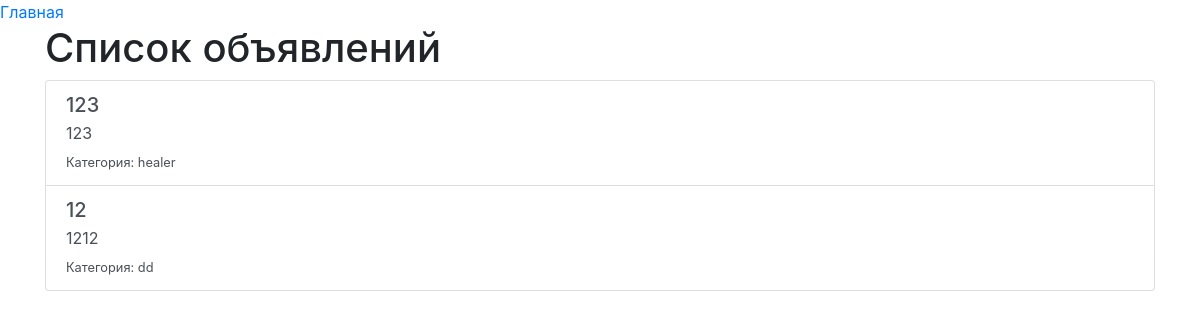
The app's page /app/, older data.
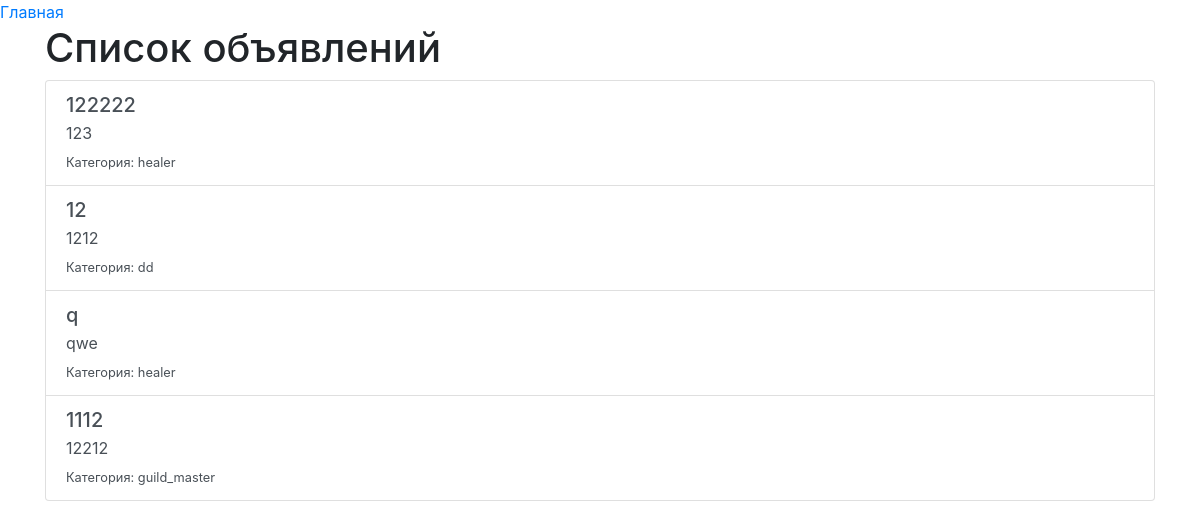
The same page, newer data.
### app/models.py (models this page shows, shortened)
class Announcement(models.Model):
    title = models.CharField(max_length=200)
    content = models.TextField()
    category = models.ForeignKey(Category, on_delete=models.CASCADE, related_name='announcements')
    author = models.ForeignKey(User, on_delete=models.CASCADE, related_name='announcements')
    image = models.ImageField(upload_to='images/', blank=True, null=True)
    video_url = models.URLField(blank=True, null=True)
    created_at = models.DateTimeField(auto_now_add=True)
    updated_at = models.DateTimeField(auto_now=True)

class Category(models.Model):
    name = models.CharField(max_length=200)
    subscribers = models.ManyToManyField(User, related_name='subscribed_categories')

### app/views.py (the view)
# urls.py: path('', AnnouncementListView.as_view(), name='announcement-list'),
class AnnouncementListView(ListView):
    model = Announcement
    template_name = 'announcements/list.html'
    context_object_name = 'announcements'

### app/templates/announcements/list.html (shortened to what this page needs)
<!DOCTYPE html>
<html lang="en">
<head>
    <a href="{% url 'home' %}" class="button">Главная</a>
    <link rel="stylesheet" href="https://stackpath.bootstrapcdn.com/bootstrap/4.5.2/css/bootstrap.min.css">
</head>
<body>
    <div class="container">
        <h1>Список объявлений</h1>
        {% if announcements %}
            <div class="list-group">
                {% for announcement in announcements %}
                    <a href="{% url 'announcement-detail' announcement.pk %}" class="list-group-item list-group-item-action">
                        <h5 class="mb-1">{{ announcement.title }}</h5>
                        <p class="mb-1">{{ announcement.content|truncatewords:20 }}</p>
                        <small>Категория: {{ announcement.category.name }}</small>
                    </a>
                {% endfor %}
            </div>
        {% else %}
            <p>Нет объявлений.</p>
        {% endif %}
    </div>
</body>
</html>

Row changes from the older to the newer data that the page shows:
changed Announcement (number 1 of 4 on the later page): title "123" → "122222"
added Announcement: title "q", content "qwe", category.name "healer"
added Announcement: title "1112", content "12212", category.name "guild_master"
